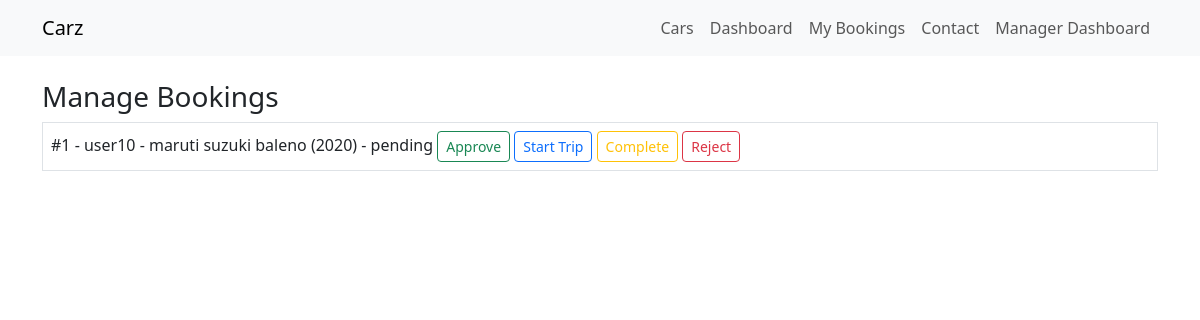
The page /bookings/manager/bookings/ (signed in) on the database its author committed.
### apps/bookings/models.py (models this page shows, shortened)
class Booking(models.Model):
    MIN_BOOKING_HOURS = 6
    class BookingType(models.TextChoices):
        SELF_DRIVE = "self_drive", "Self Drive"
        WITH_DRIVER = "with_driver", "With Driver"
    class Status(models.TextChoices):
        PENDING = "pending", "Pending"
        CONFIRMED = "confirmed", "Confirmed"
        ONGOING = "ongoing", "Ongoing"
        COMPLETED = "completed", "Completed"
        CANCELLED = "cancelled", "Cancelled"
    customer = models.ForeignKey(settings.AUTH_USER_MODEL, related_name="bookings", on_delete=models.CASCADE)
    car = models.ForeignKey(Car, related_name="bookings", on_delete=models.CASCADE)
    driver = models.ForeignKey(Driver, related_name="bookings", on_delete=models.SET_NULL, blank=True, null=True)
    start_datetime = models.DateTimeField(db_index=True)
    end_datetime = models.DateTimeField(db_index=True)
    booking_type = models.CharField(max_length=20, choices=BookingType.choices, default=BookingType.SELF_DRIVE)
    status = models.CharField(max_length=20, choices=Status.choices, default=Status.PENDING, db_index=True)
    base_amount = models.DecimalField(max_digits=12, decimal_places=2, default=0)
    driver_amount = models.DecimalField(max_digits=12, decimal_places=2, default=0)
    total_amount = models.DecimalField(max_digits=12, decimal_places=2, default=0)
    created_at = models.DateTimeField(auto_now_add=True)

### apps/users/models.py (models this page shows)
class User(AbstractUser):
    class Role(models.TextChoices):
        CUSTOMER = "customer", "Customer"
        MANAGER = "manager", "Manager"
        ADMIN = "admin", "Admin"
    role = models.CharField(max_length=20, choices=Role.choices, default=Role.CUSTOMER)
    phone = models.CharField(max_length=20, blank=True)

### apps/cars/models.py (models this page shows)
class Car(models.Model):
    class FuelType(models.TextChoices):
        PETROL = "petrol", "Petrol"
        DIESEL = "diesel", "Diesel"
        CNG = "cng", "CNG"
        ELECTRIC = "electric", "Electric"
    class Transmission(models.TextChoices):
        MANUAL = "manual", "Manual"
        AUTOMATIC = "automatic", "Automatic"
    class Status(models.TextChoices):
        AVAILABLE = "available", "Available"
        BOOKED = "booked", "Booked"
        UNDER_SERVICE = "under_service", "Under Service"
        NOT_AVAILABLE = "not_available", "Not Available"
    brand = models.CharField(max_length=100, db_index=True)
    model = models.CharField(max_length=100, db_index=True)
    year = models.PositiveIntegerField()
    color = models.CharField(max_length=50)
    fuel_type = models.CharField(max_length=20, choices=FuelType.choices, db_index=True)
    transmission = models.CharField(max_length=20, choices=Transmission.choices)
    seating_capacity = models.PositiveSmallIntegerField(db_index=True)
    description = models.TextField(blank=True)
    is_driver_available = models.BooleanField(default=False, db_index=True)
    status = models.CharField(max_length=20, choices=Status.choices, default=Status.AVAILABLE, db_index=True)
    def __str__(self):
        return f"{self.brand} {self.model} ({self.year})"

### apps/bookings/views.py (the view)
# urls.py: path("manager/bookings/", ManagerBookingListView.as_view(), name="manager-booking-list"),
class ManagerBookingListView(ManagerRequiredMixin, ListView):
    model = Booking
    template_name = "bookings/manager_booking_list.html"
    context_object_name = "bookings"
    def get_queryset(self):
        return Booking.objects.select_related("customer", "car", "driver").order_by("-created_at")

### apps/core/mixins.py (called while the page is built)
    def test_func(self):
        return self.request.user.role in [User.Role.MANAGER, User.Role.ADMIN] or self.request.user.is_superuser

### templates/bookings/manager_booking_list.html
{% extends "base.html" %}
{% block content %}
<h1 class="h3">Manage Bookings</h1>
{% for booking in bookings %}
<div class="border p-2 mb-2">
  #{{ booking.id }} - {{ booking.customer.username }} - {{ booking.car }} - {{ booking.status }}
  <a class="btn btn-sm btn-outline-success" href="{% url 'manager-booking-approve' booking.id %}">Approve</a>
  <a class="btn btn-sm btn-outline-primary" href="{% url 'manager-booking-start' booking.id %}">Start Trip</a>
  <a class="btn btn-sm btn-outline-warning" href="{% url 'manager-booking-complete' booking.id %}">Complete</a>
  <a class="btn btn-sm btn-outline-danger" href="{% url 'manager-booking-reject' booking.id %}">Reject</a>
</div>
{% endfor %}
{% endblock %}

### rows shown on the page
Booking: id "1", customer.username "user10", car "maruti suzuki baleno (2020)", status "pending"
